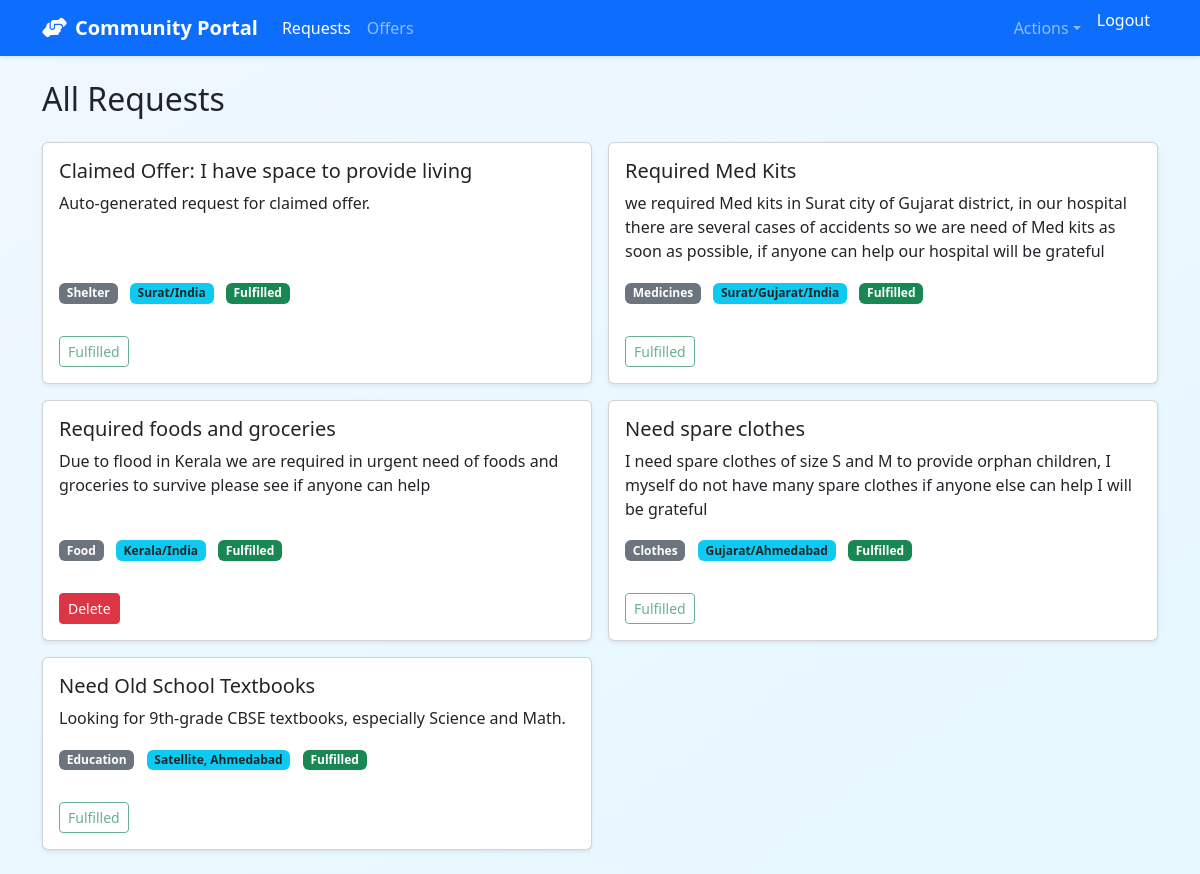
Before: /requests/ (signed in) with the older database file.
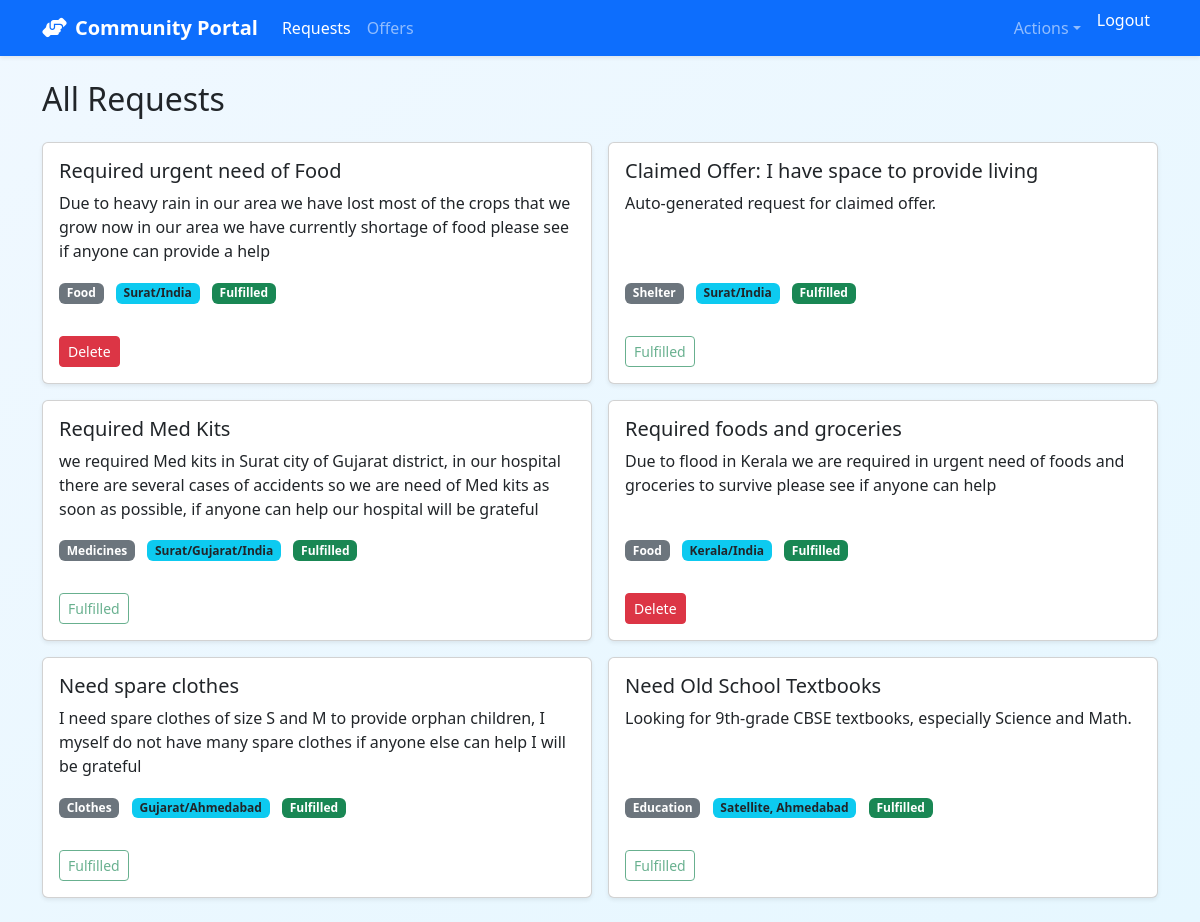
After: the same page with the newer database file.
### core/models.py (models this page shows, shortened)
class Request(models.Model):
    STATUS_CHOICES = (
        ('pending', 'Pending'),
        ('fulfilled', 'Fulfilled'),
        ('cancelled', 'Cancelled'),
    )
    user = models.ForeignKey(CustomUser, on_delete=models.CASCADE, related_name='requests')
    title = models.CharField(max_length=200)
    description = models.TextField()
    category = models.ForeignKey(Category, on_delete=models.SET_NULL, null=True, blank=True)
    location = models.CharField(max_length=100)
    status = models.CharField(max_length=20, choices=STATUS_CHOICES, default='pending')
    created_at = models.DateTimeField(default=timezone.now)
    class Meta:
        ordering = ['-created_at']

class Category(models.Model):
    name = models.CharField(max_length=100)
    class Meta:
        verbose_name_plural = "Categories"

### core/views.py (the view)
# urls.py: path('requests/', views.request_list, name='request_list'),
@login_required
def request_list(request):
    requests = Request.objects.all()
    return render(request, 'core/request_list.html', {'requests': requests})

### core/templates/core/request_list.html (shortened to what this page needs)
{% extends 'core/base.html' %}
{% block content %}
<h2 class="mb-4">All Requests</h2>
<div class="row g-3">
  {% for req in requests %}
    <div class="col-md-6">
      <div class="card h-100 shadow-sm">
        <div class="card-body d-flex flex-column">
          <h5 class="card-title">{{ req.title }}</h5>
          <p class="card-text">{{ req.description }}</p>
          <ul class="list-inline mt-auto">
            <li class="list-inline-item">
              <span class="badge bg-secondary">{{ req.category.name }}</span>
            </li>
            <li class="list-inline-item">
              <span class="badge bg-info text-dark">{{ req.location }}</span>
            </li>
            <li class="list-inline-item">
              {% if req.status == 'pending' %}
                <span class="badge bg-warning">Pending</span>
              {% elif req.status == 'fulfilled' %}
                <span class="badge bg-success">Fulfilled</span>
              {% else %}
                <span class="badge bg-danger">Cancelled</span>
              {% endif %}
            </li>
          </ul>
          <div class="mt-3">
            {% if req.user == request.user %}
              <form method="post" action="{% url 'delete_request' req.id %}" class="d-inline">
                <button class="btn btn-sm btn-danger">Delete</button>
              </form>
            {% elif req.status != 'fulfilled' %}
              <a href="{% url 'offer_help' req.id %}" class="btn btn-sm btn-primary">Offer Help</a>
            {% else %}
              <button class="btn btn-sm btn-outline-success" disabled>Fulfilled</button>
            {% endif %}
          </div>
        </div>
      </div>
    </div>
  {% empty %}
    <p>No requests found.</p>
  {% endfor %}
</div>
{% endblock %}

Changed rows visible on the page:
added Request: title "Required urgent need of Food", description "Due to heavy rain in our area we have lost most of the crops that we grow now in our area we have currently shortage of food please see if anyone can provide a help", category.name "Food", location "Surat/India", status "Fulfilled", shows "Delete"
